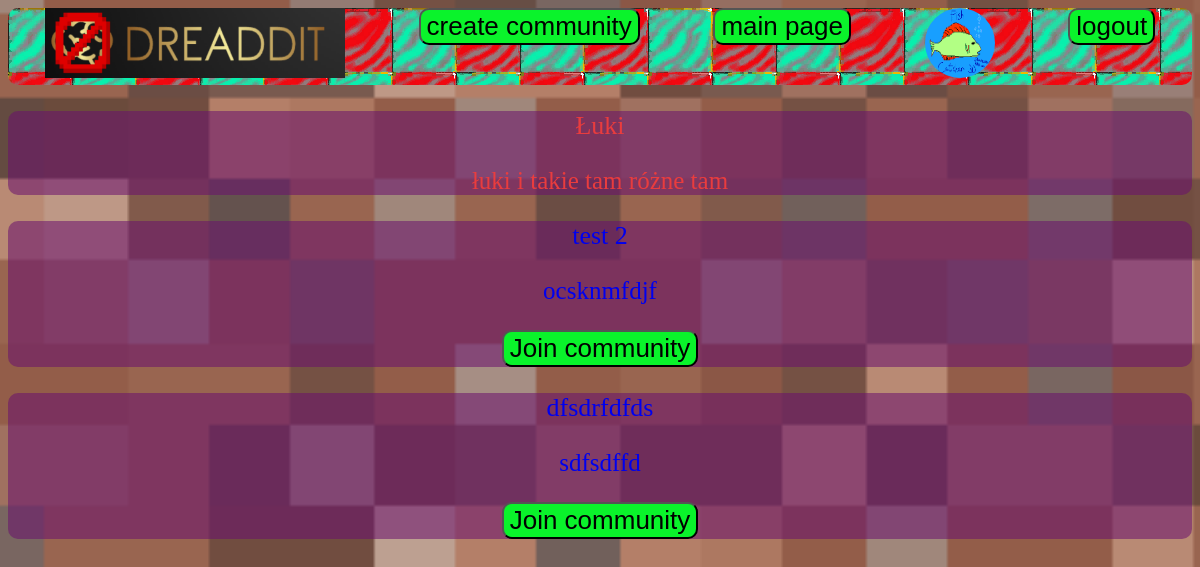
/ (signed in), run on the app's committed database.
### social_news/models.py (models this page shows)
class Profile(models.Model):
    user = models.OneToOneField(User, on_delete=models.CASCADE, unique=True)
    image = models.ImageField(upload_to="social_news/files/profiles")

class Community(models.Model):
    name = models.CharField(max_length=255)
    description = models.TextField()
    user_creator = models.ForeignKey(User, on_delete=models.CASCADE)
    users = models.ManyToManyField(User, related_name='users_in_community')

### social_news/views.py (the view)
# urls.py: path('', StartPageView.as_view(), name='start_page'),
class StartPageView(LoginRequiredMixin, View):
    def get(self, request):
        communities = Community.objects.all()
        return render(request, 'social_news/start_page.html', {'communities': communities})

### social_news/context_proccessors.py (called while the page is built)
def Profile_CTX(request):
    return {
        "Profile_CTX": Profile.objects.all()
    }

### templates/social_news/start_page.html
{% extends 'base.html' %}
{% block content %}
{% for community in communities %}
    <a href="{% url 'community_detail_view' community.id%}">
    <div class="community_tile">
            <p>{{ community.name }}</p>
            <p class="description">{{ community.description }}</p>
        {% if community.user_creator != user %}
       <a href="{% url 'join_comm' community.id%}"><button>Join community</button></a>
        {% endif %}
    </div>
    </a>
     {% endfor %}
{% endblock %}

### templates/top_bar.html (shortened to what this page needs)
<div class="top_bar">
    {% load static %}
    <img class=logo src="{% static 'logo.png' %}">
        {% if user.is_authenticated %}
             <a href="{% url 'add_community' %}"><button>create community</button></a>
            <div><a href="{% url 'start_page' %}"><button>main page</button></a></div>
            {% for pic in Profile_CTX %}
                {% if pic.user == user %}
                  <a href="{% url 'user_profile' %}"><img class="profile_picture_smaller" src="/{{ pic.image }}"></a>
                {% endif %}
            {% endfor %}
            <form method="post" action="{% url 'logout_view' %}">
            <button type="submit">logout</button>
            </form>
        {% else %}
            <div>
           <a href="{% url 'login_view' %}"><button>login</button></a>
           <a href="{% url 'register_view' %}"><button>register</button></a>
            </div>
        {% endif %}
    </div>

### social_news/static/style.css (style rules this page uses)
.top_bar { background-image: url("bl_red_cyan.png"); display: flex; justify-content: space-around; flex-direction: row; border-radius: 10px; }
.logo { width: 300px; height: 70px; }
.community_tile { background-color: rgba(106, 17, 110, 0.55); color: rgba(236, 61, 61, 0.97); border-radius: 10px; }
.description { font-size: 25px; }
body { background-image: url("background_2.png"); text-align: center; background-repeat: no-repeat; background-size: cover; background-attachment: fixed; font-size: 26px; color: #050525; }
button { background-color: rgb(10, 243, 43); border-radius: 10px; font-size: 26px; }
.profile_picture_smaller { width: 70px; height: 70px; border-radius: 50px; border-color: #630079; }
a { text-decoration: none; }

### data on the page
Profile: image (picture)
Community: name "Łuki", description "łuki i takie tam różne tam"
Community: name "test 2", description "ocsknmfdjf", shows "Join community"
Community: name "dfsdrfdfds", description "sdfsdffd", shows "Join community"
